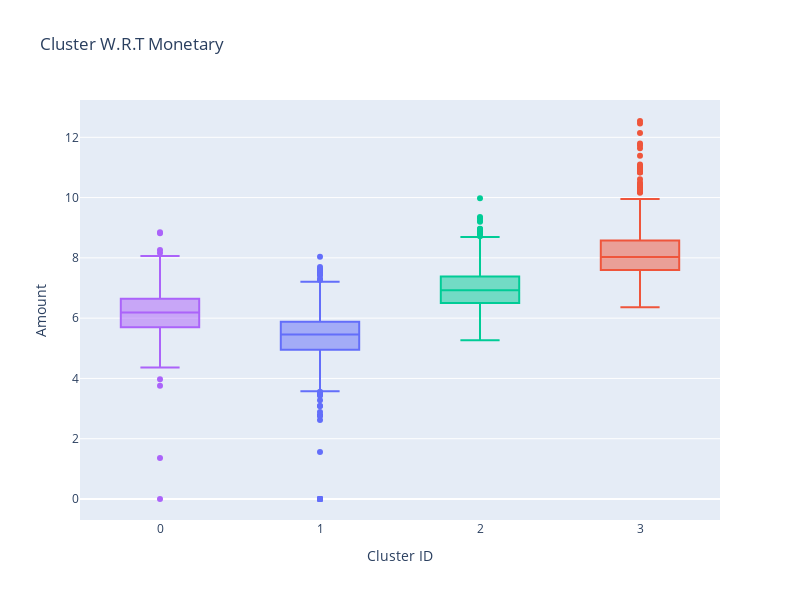

Notebook code cell kept with this figure:
### Markdown cell above
### Now see all them BY Visualization-> Variation of Receny, Monetary and Frequency According to Cluster

### Code cell
fig = px.box(rfm_log_clean, x='Cluster_Id', y='Monetary',
             title="Cluster W.R.T Monetary",
             labels={'Cluster_Id': 'Cluster ID', 'Amount': 'Amount'},
             color='Cluster_Id')

fig.update_layout(
    xaxis=dict(title="Cluster ID"),
    yaxis=dict(title="Amount"),
    showlegend=False,
    width=800,
    height=600
)
fig.show()

### Figure 1 — Plotly figure (JSON) as saved in the notebook; plotly's stock layout.template omitted (floating-point values rounded to 4 significant figures; data arrays with more than 128 entries replaced by an {"elided": "..."} marker saying what was removed)
{"data": [{"alignmentgroup": "True", "hovertemplate": "Cluster ID=%{x}<br>Monetary=%{y}<extra></extra>", "legendgroup": "1", "marker": {"color": "#636efa"}, "name": "1", "notched": false, "offsetgroup": "1", "orientation": "v", "showlegend": true, "type": "box", "x": {"elided": "1360 int values"}, "x0": " ", "xaxis": "x", "y": {"elided": "1360 float values"}, "y0": " ", "yaxis": "y"}, {"alignmentgroup": "True", "hovertemplate": "Cluster ID=%{x}<br>Monetary=%{y}<extra></extra>", "legendgroup": "3", "marker": {"color": "#EF553B"}, "name": "3", "notched": false, "offsetgroup": "3", "orientation": "v", "showlegend": true, "type": "box", "x": {"elided": "888 int values"}, "x0": " ", "xaxis": "x", "y": {"elided": "888 float values"}, "y0": " ", "yaxis": "y"}, {"alignmentgroup": "True", "hovertemplate": "Cluster ID=%{x}<br>Monetary=%{y}<extra></extra>", "legendgroup": "2", "marker": {"color": "#00cc96"}, "name": "2", "notched": false, "offsetgroup": "2", "orientation": "v", "showlegend": true, "type": "box", "x": {"elided": "1235 int values"}, "x0": " ", "xaxis": "x", "y": {"elided": "1235 float values"}, "y0": " ", "yaxis": "y"}, {"alignmentgroup": "True", "hovertemplate": "Cluster ID=%{x}<br>Monetary=%{y}<extra></extra>", "legendgroup": "0", "marker": {"color": "#ab63fa"}, "name": "0", "notched": false, "offsetgroup": "0", "orientation": "v", "showlegend": true, "type": "box", "x": {"elided": "848 int values"}, "x0": " ", "xaxis": "x", "y": {"elided": "848 float values"}, "y0": " ", "yaxis": "y"}], "layout": {"boxmode": "overlay", "height": 600, "legend": {"title": {"text": "Cluster ID"}, "tracegroupgap": 0}, "showlegend": false, "title": {"text": "Cluster W.R.T Monetary"}, "width": 800, "xaxis": {"anchor": "y", "categoryarray": [1, 3, 2, 0], "categoryorder": "array", "domain": [0, 1], "title": {"text": "Cluster ID"}}, "yaxis": {"anchor": "x", "domain": [0, 1], "title": {"text": "Amount"}}}}
